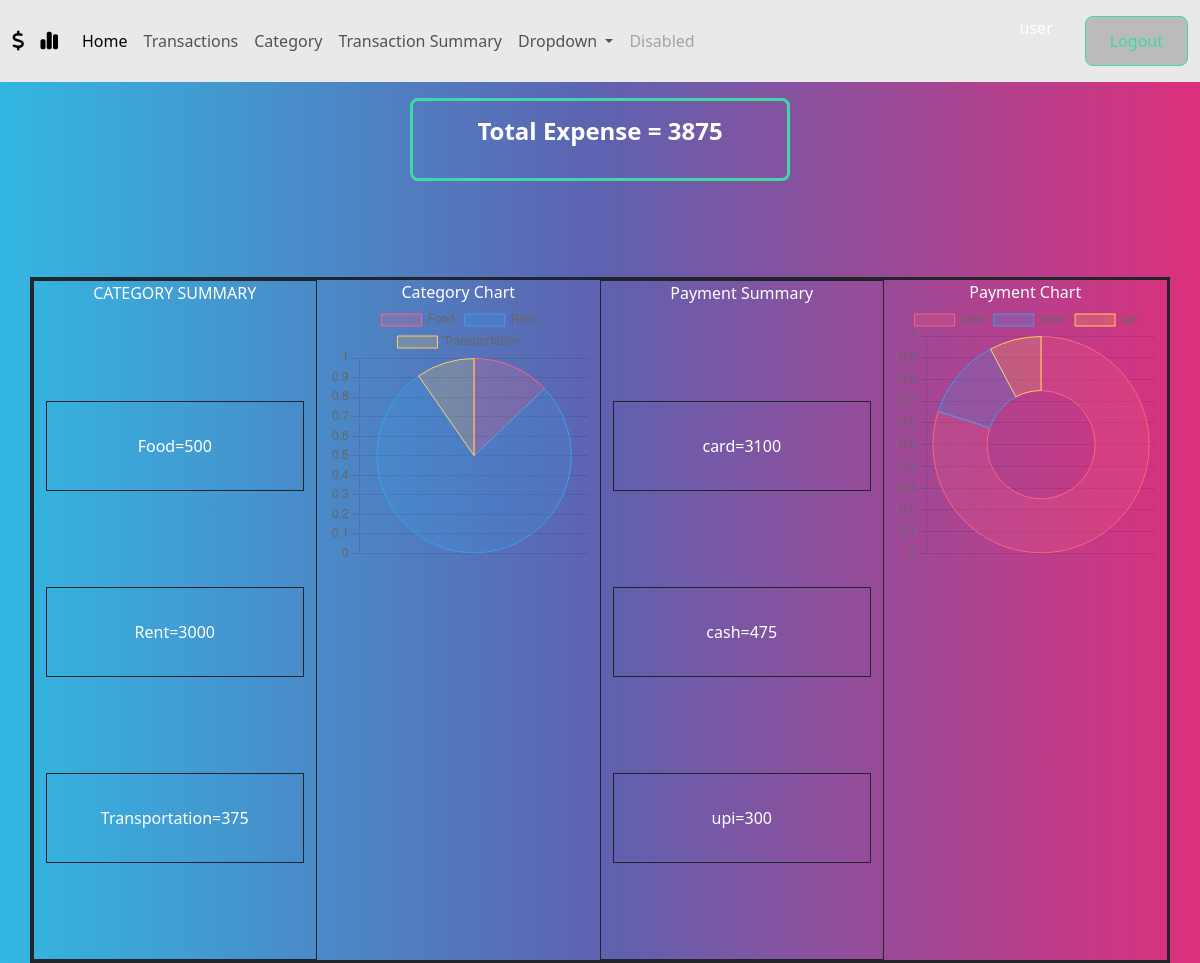
The app's page /expense/summary/ (signed in) with its own data.
### myapp/models.py (models this page shows, shortened)
class User(AbstractUser):
    phone=models.CharField(max_length=100,unique=True)

class Category(models.Model):
    name=models.CharField(max_length=200)
    budget=models.PositiveIntegerField()
    owner=models.ForeignKey(User,on_delete=models.CASCADE)
    image=models.ImageField(upload_to="catimage",default="/catimage/default.png")
    class Meta:
        unique_together=("name","owner")

### myapp/views.py (the view)
# urls.py: path("expense/summary/",views.ExpenseSummaryView.as_view(),name="summary"),
@method_decorator(signin_required,name="dispatch")
class ExpenseSummaryView(View):
    def get(self,request,*args, **kwargs):
        cur_month=timezone.now().month
        cur_year=timezone.now().year
        qs=Transactions.objects.filter(created_date__month=cur_month,created_date__year=cur_year,owner=request.user)
        total_expense=qs.values("amount").aggregate(total=Sum("amount"))
        category_summary=qs.values("category_object__name").annotate(total=Sum("amount"))
        payment_summary=qs.values("payment_method").annotate(total=Sum("amount"))
        data={
            "total_expense":total_expense.get("total"),
            "category_summary":category_summary,
            "payment_summary":payment_summary,
        }
        return render(request,"expense_summary.html",data)

### myapp/templates/expense_summary.html (shortened to what this page needs)
{%extends 'base.html'%}
{%block main_block%}
<div class="container">
    <div class="row my-2">
        <div class="col-4"></div>
        <div class="col-4 border border-3 rounded p-2 text-center border-success">
            <h4>Total Expense = {{total_expense}}</h4>
        </div>
        <div class="col-4"></div>
    </div>
    <div class="row border border-3 mt-5 border-dark">
        <div class="col-3 border border-dark text-center">
            CATEGORY SUMMARY
            {%for cat in category_summary%}
            <div class="border border-dark p-3 my-5 text-center">
                {{cat.category_object__name}}={{cat.total}}
            </div>
            {%endfor%}
        </div>
        <div class="col-3 text-center">
            Category Chart
            <canvas id="categorychart"></canvas>
        </div>
        <div class="col-3 text-center border border-dark">
            Payment Summary
            {%for pay in payment_summary%}
            <div class="border border-dark p-3 my-5 text-center">
                {{pay.payment_method}}={{pay.total}}
            </div>
            {%endfor%}
        </div>
        <div class="col-3 text-center">
            Payment Chart
            <canvas id="paymentchart"></canvas>
        </div>
    </div>
</div>
{%endblock%}
{%block script_block%}
<script>
    const ctx = document.getElementById('categorychart');
    new Chart(ctx, {
      type: 'pie',
      data: {
        labels: [{%for cat in category_summary%} '{{cat.category_object__name}}', {%endfor%}],
        datasets: [{
          label: '',
          data: [{%for cat in category_summary%} '{{cat.total}}', {%endfor%}],
          borderWidth: 1,
          backgroundColor: [
                        'rgba(255, 99, 132, 0.2)',
                        'rgba(54, 162, 235, 0.2)',
                        'rgba(255, 206, 86, 0.2)',
                        'rgba(75, 192, 192, 0.2)',
                        'rgba(153, 102, 255, 0.2)',
                        'rgba(255, 159, 64, 0.2)'
                    ],
                    borderColor: [
                        'rgba(255, 99, 132, 1)',
                        'rgba(54, 162, 235, 1)',
                        'rgba(255, 206, 86, 1)',
                        'rgba(75, 192, 192, 1)',
                        'rgba(153, 102, 255, 1)',
                        'rgba(255, 159, 64, 1)'
                    ],
        }]
      },
      options: {
        scales: {
          y: {
            beginAtZero: true
          }
        }
      }
    });
  const ctx1 = document.getElementById('paymentchart');
  new Chart(ctx1, {
    type: 'doughnut',
    data: {
      labels: [{%for pay in payment_summary%} '{{pay.payment_method}}', {%endfor%}],
      datasets: [{
        label: '',
        data: [{%for pay in payment_summary%} '{{pay.total}}', {%endfor%}],
        borderWidth: 1,
        backgroundColor: [
                        'rgba(255, 99, 132, 0.2)',
                        'rgba(54, 162, 235, 0.2)',
                        'rgba(255, 206, 86, 0.2)',
                        'rgba(75, 192, 192, 0.2)',
                        'rgba(153, 102, 255, 0.2)',
                        'rgba(255, 159, 64, 0.2)'
                    ],
                    borderColor: [
                        'rgba(255, 99, 132, 1)',
                        'rgba(54, 162, 235, 1)',
                        'rgba(255, 206, 86, 1)',
                        'rgba(75, 192, 192, 1)',
                        'rgba(153, 102, 255, 1)',
                        'rgba(255, 159, 64, 1)'
                    ],
      }]
    },
    options: {
      scales: {
        y: {
          beginAtZero: true
        }
      }
    }
  });
</script>
{%endblock%}

### myapp/templates/base.html (shortened to what this page needs)
<!DOCTYPE html>
{%load static%}
<html lang="en">
<head>
    <link rel="stylesheet" href="https://cdnjs.cloudflare.com/ajax/libs/font-awesome/6.6.0/css/all.min.css" />
    <link rel="stylesheet" href="{%static 'css/bootstrap.min.css'%}">
</head>
<body>
    <nav class="navbar navbar-expand-lg navbar-light bg-light">
        <div class="container-fluid">
          <a class="navbar-brand d-flex gap-2" href="#"><i class="fa-solid fa-dollar-sign"></i><i class="fa-solid fa-chart-simple"></i></a>
          <div class="collapse navbar-collapse" id="navbarSupportedContent">
            <ul class="navbar-nav me-auto mb-2 mb-lg-0">
              <li class="nav-item">
                <a class="nav-link active" aria-current="page" href="{%url 'summary'%}">Home</a>
              </li>
              <li class="nav-item">
                <a class="nav-link" href="{%url 'transaction-add'%}">Transactions</a>
              </li>
              <li class="nav-item">
                <a class="nav-link" href="{%url 'category-add'%}">Category</a>
              </li>
              <li class="nav-item">
                <a class="nav-link" href="{%url 'transaction-summary'%}">Transaction Summary</a>
              </li>
              <li class="nav-item dropdown">
                <a class="nav-link dropdown-toggle" href="#" id="navbarDropdown" role="button" data-bs-toggle="dropdown" aria-expanded="false">
                  Dropdown
                </a>
              </li>
              <li class="nav-item">
                <a class="nav-link disabled" href="#" tabindex="-1" aria-disabled="true">Disabled</a>
              </li>
            </ul>
            <form class="d-flex gap-3">
              {{request.user}}
              <a href="{%url 'sign-out'%}" class="btn btn-outline-success" type="submit">Logout</a>
            </form>
          </div>
        </div>
      </nav>
      {%block main_block%}
      {%endblock%}
</body>
{%block script_block%}
{%endblock%}
</html>

### records on screen
User: user "user"
Category: category_object__name "Food", total "500"
Category: category_object__name "Rent", total "3000"
Category: category_object__name "Transportation", total "375"

### other values on screen
{{ total_expense }} "3875"
{{ pay.payment_method }} "card" "cash" "upi"
{{ pay.total }} "3100" "475" "300"
chart data {{ cat.category_object__name }} Food, Rent, Transportation
chart data {{ cat.total }} 500, 3000, 375
chart data {{ pay.payment_method }} card, cash, upi
chart data {{ pay.total }} 3100, 475, 300
